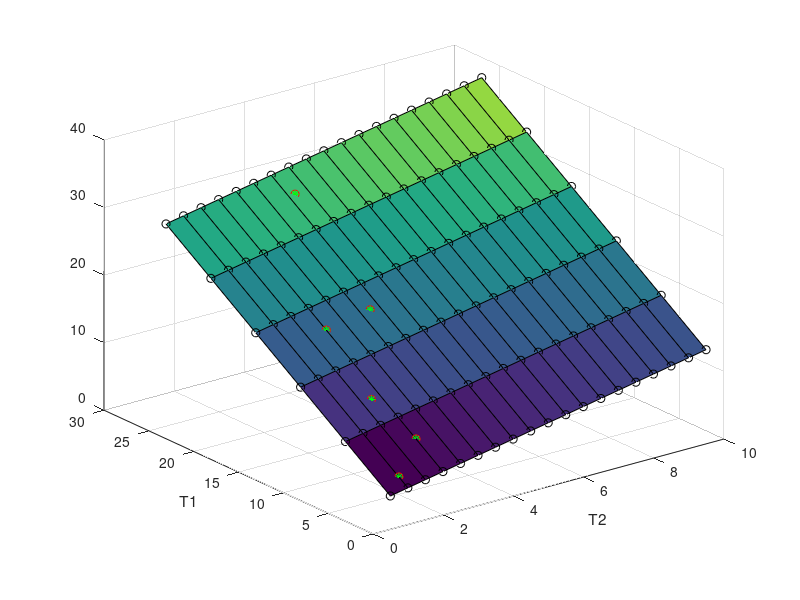

This chart was generated by the following MATLAB code:
% Some predefine parameters
clear all
R_points = 3;
Ts_points = 2;
R_domain = [2,4,6]; % define R point x,
Ts_domain = [3,5]; % define Ts point y,
T2_domain = [1:0.5:10]; % input T2_domain
T1_domain = [2:5:30]; % input T1_domain
shape_T2 = size(T2_domain)
shape_T1 = size(T2_domain)
T2_points = shape_T2(2);
T1_points = shape_T1(2);


%% testing f_density 
% Args:
%           , 
%   
T2 = R_domain;
T1 = Ts_domain;
delta_T2 = T2;% should be T2_point
delta_T1 = T1;% should be T1_point
F_volume = [1,2,3;
                    2,3,4]; % input F_density 
[delta_T2_grid, delta_T1_grid] = meshgrid(delta_T2, delta_T1);
% main 
delta_T2T1_grid = delta_T2_grid .* delta_T1_grid;
f_density = F_volume ./ delta_T2T1_grid;
% Return f_density 

%testing start
delta_T2T1_grid_test = zeros(Ts_points,R_points);
f_density_test = zeros(Ts_points,R_points);
for i =1: Ts_points
    for j = 1:R_points   
        delta_T2T1_grid_test(i,j) = delta_T1(i)* delta_T2(j);
        f_density_test(i,j) = F_volume(i,j) / delta_T2T1_grid_test(i,j);
    end
end
test_eq_5 = sum(sum(abs(delta_T2T1_grid  - delta_T2T1_grid_test)))
test_eq_6 = sum(sum(abs(f_density_test  - f_density)))
%testing end 

%% Test T2*,T1*, det_Jocabi, 
[R_grid, Ts_grid] = meshgrid(R_domain, Ts_domain); %create 2d matrix, shape(n_y, n_x)

% Calculate T2* , T1*
T1_grid_star = (Ts_grid .*(R_grid-1));
T2_grid_star = (Ts_grid .*(R_grid-1)) ./ R_grid;
det_Jocabi_grid =  Ts_grid .* (R_grid - 1).^2 ./ (R_grid.^2)

% testing start
T1_grid_star_test  = zeros(Ts_points,R_points);
T2_grid_star_test  = zeros(Ts_points,R_points);
det_Jocabi_grid_test =  zeros(Ts_points,R_points);
f_density_interp_test =  zeros(Ts_points, R_points); 
for i = 1: Ts_points
    for j = 1:R_points 
        T1_grid_star_test(i,j) = Ts_domain(i)*(R_domain(j)-1);
        T2_grid_star_test(i,j) = Ts_domain(i)*(R_domain(j)-1)/R_domain(j);
        det_Jocabi_grid_test(i,j) = Ts_domain(i) * (R_domain(j)-1)^2 / R_domain(j)^2;
    end
end
test_eq_1 = sum(sum(abs(T1_grid_star_test - T1_grid_star)))
test_eq_2 = sum(sum(abs(T2_grid_star_test - T2_grid_star)))
test_eq_3 = sum(sum(abs(det_Jocabi_grid_test -det_Jocabi_grid )))
% testing end

%% Test f_density_interp 

[T2_grid, T1_grid] = meshgrid( T2_domain, T1_domain);
f_density_grid = T2_grid + T1_grid;
f_density_interp = interp2(T2_grid, T1_grid, f_density_grid, T2_grid_star, T1_grid_star);
f_density_interp_test = zeros(Ts_points,R_points);
% testing
for i = 1:Ts_points
    for j = 1:R_points
        f_density_interp_test(i,j) = interp2(T2_grid, T1_grid, f_density_grid, T2_grid_star(i,j), T1_grid_star(i,j));
    end
end
test_eq_4 = sum(sum(abs(f_density_interp_test - f_density_interp)))

close all
figure()
surf(T2_grid, T1_grid, f_density_grid )
hold on
plot3(T2_grid,T1_grid,f_density_grid ,'ko')
plot3(T2_grid_star, T1_grid_star, f_density_interp_test,'ro')
plot3(T2_grid_star, T1_grid_star, f_density_interp,'g*')
xlabel('T2')
ylabel('T1')
grid on
% testing end 





